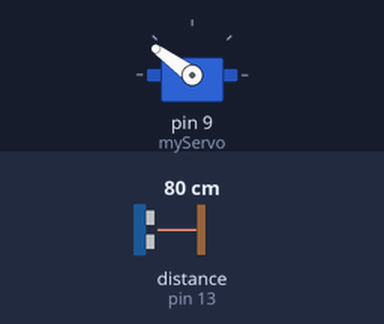
Recording of a sketch running on a simulated Arduino Uno, built with avr-gcc and run on an emulated ATmega328P. On the bench: servo. The inputs (shaded band) are chosen by the test bench; at power-on: distance to the obstacle (sensor on pin 13) 80 cm. What the sketch prints to the serial monitor is not drawn.

Above: at 3.8 s.
3.9 s: distance to the obstacle (sensor on pin 13) set to 4 cm
At 7.2 s:
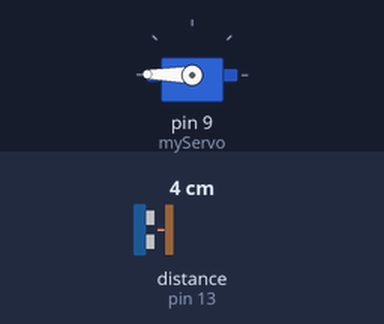
7.8 s: distance to the obstacle (sensor on pin 13) set to 2 cm
At 9.6 s:
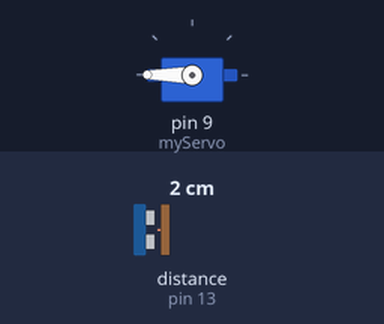
11.7 s: distance to the obstacle (sensor on pin 13) set to 120 cm
At 14.1 s:
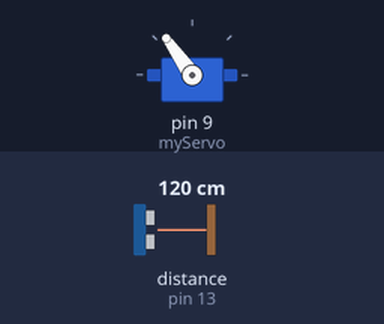
15.6 s: distance to the obstacle (sensor on pin 13) set to 250 cm
At 17.0 s:
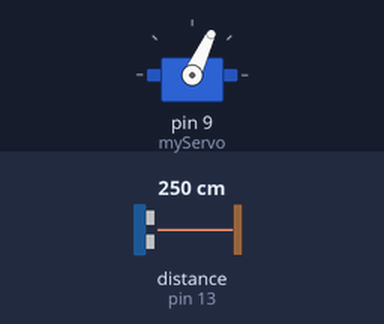
19.5 s: distance to the obstacle (sensor on pin 13) set to 299 cm
At 22.9 s:
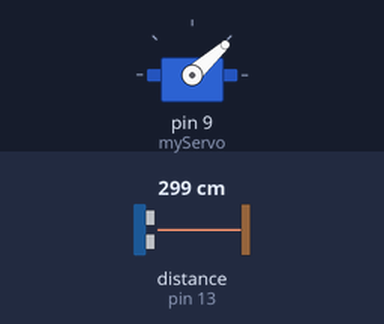
Timing chart, 0 to 24.4 s (numbered marks = the images above; inputs shaded):
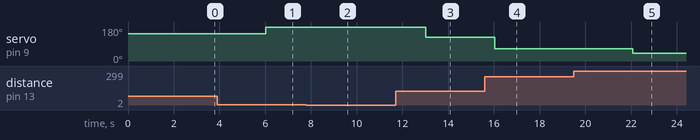

The sketch:

servoMotorProximity.ino
```cpp
#include <NewPing.h>
#include <Servo.h>

#define tp 10
#define ep 13
#define maxd 400

NewPing sonar(tp, ep, maxd);
Servo myServo;
float distance;

void setup() {
  Serial.begin(9600);
  myServo.attach(9);
}

void loop() {
  distance = sonar.ping_cm();
  int angle = map(distance, 400, 2, 0, 180);
  myServo.write(angle);
  delay(1000);
   Serial.print("Distance = ");
   if(distance >= 400 || distance <= 2){
      Serial.println("Out of range");
    }
   else {
      Serial.print(distance);
      Serial.print(" cm");
      delay(1000);
    }
  delay(1000);
}
```

Measured:
- after the input at 3.9 s, servo on pin 9 (myServo): 144° → 179° after 2.1 s
- after the input at 7.8 s, servo on pin 9 (myServo): 179° → 180° after 1.2 s
- after the input at 11.7 s, servo on pin 9 (myServo): 180° → 125° after 1.3 s
- after the input at 15.6 s, servo on pin 9 (myServo): 125° → 65° after 0.44 s
- after the input at 19.5 s, servo on pin 9 (myServo): 65° → 42° after 2.6 s
